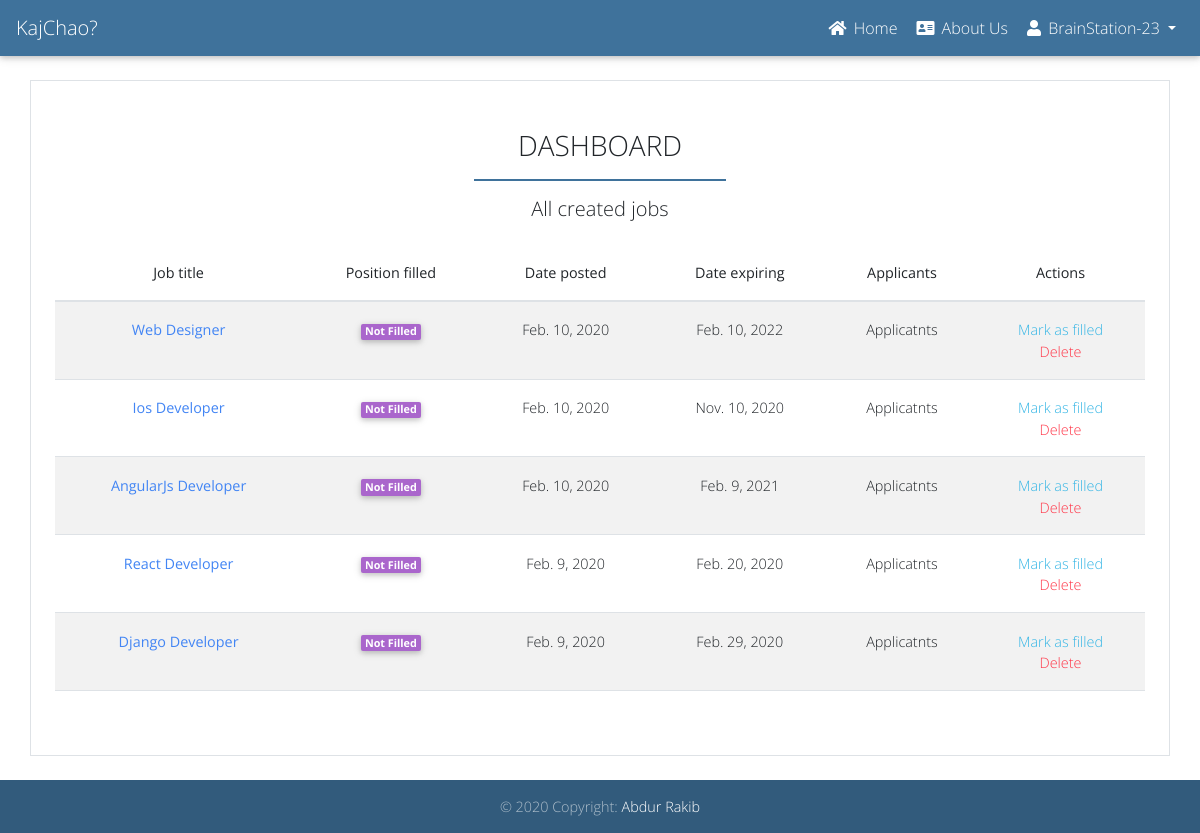
Page /employer/dashboard/ (signed in) on the committed database.
### accounts/models.py (models this page shows, shortened)
class User(AbstractUser):
    username = None
    role = models.CharField(max_length=12, error_messages={
        'required': "Role must be provided"
    })
    gender = models.CharField(max_length=10, blank=True, null=True, default="")
    email = models.EmailField(unique=True, blank=False,
                              error_messages={
                                  'unique': "A user with that email already exists.",
                              })
    USERNAME_FIELD = "email"
    REQUIRED_FIELDS = []
    objects = UserManager()

### jobs/models.py (models this page shows, shortened)
class Job(models.Model):
    user = models.ForeignKey(get_user_model(), on_delete=models.CASCADE)
    title = models.CharField(max_length=300)
    description = models.TextField()
    location = models.CharField(max_length=300)
    job_type = models.CharField(choices=JOB_TYPE, max_length=10)
    category = models.CharField(max_length=100)
    last_date = models.DateTimeField()
    company_name = models.CharField(max_length=100)
    company_description = models.CharField(max_length=300)
    website = models.CharField(max_length=100, default="")
    created_at = models.DateTimeField(auto_now_add=True)
    filled = models.BooleanField(default=False)
    salary = models.IntegerField(default=0, blank=True)
    class Meta:
        ordering = ('-created_at', )
    def get_absolute_url(self):
        return reverse('jobs:jobs-detail',
                       kwargs={
                           'id': self.id,
                       })

### jobs/views.py (the view)
# urls.py: path('', Dashboard.as_view(), name='employer-dashboard'),
class Dashboard(ListView):
    model = Job
    template_name = 'jobs/employer/dashboard.html'
    context_object_name = 'jobs'
    @method_decorator(login_required(login_url=reverse_lazy('accounts:login')))
    def dispatch(self, request, *args, **kwargs):
        return super().dispatch(self.request, *args, **kwargs)
    def get_queryset(self):
        return self.model.objects.filter(user_id=self.request.user.id)

### templates/jobs/employer/dashboard.html (shortened to what this page needs)
{% extends 'base.html' %}
{% block content %}
<div class="row mt-4">
    <div class="col-md-12 border px-4 py-5">
        <h3 class="text-center">DASHBOARD</h3>
        <hr class="myColor myBorder" style="width: 250px; border: 1px solid #3F729B;">
        <h5 class="text-center mb-4">All created jobs</h5>
        <table class="table table-striped border-bottom text-center">
            <thead>
                <tr>
                    <th scope="col">Job title</th>
                    <th scope="col">Position filled</th>
                    <th scope="col">Date posted</th>
                    <th scope="col">Date expiring</th>
                    <th scope="col">Applicants</th>
                    <th scope="col">Actions</th>
                </tr>
            </thead>
            <tbody>
                {% for job in jobs %}
                <tr class="">
                    <th scope="row"><a href="{{ job.get_absolute_url }}" class="text-primary">{{ job.title }}</a></th>
                    <td>{% if job.filled %}
                        <span class="badge badge-success">Filled</span>
                    {% else %}
                        <span class="badge badge-secondary">Not Filled</span>
                    {% endif %}</td>
                    <td>{{ job.created_at|date }}</td>
                    <td>{{ job.last_date|date }}</td>
                    <td>Applicatnts</td>
                    <td>
                        {% if job.filled %}
                        <a class="d-block text-info" href="{% url 'jobs:job-mark-filled' job.id %}">Filled</a>
                        {% else %}
                        <a class="d-block text-info" href="{% url 'jobs:job-mark-filled' job.id %}">Mark as filled</a>
                        {% endif %}
                        <a class="d-block text-danger" href="{% url 'jobs:job-delete' job.id %}">Delete</a>
                    </td>
                </tr>
                {% endfor %}
            </tbody>
        </table>
    </div>
</div>
{% endblock %}

### templates/base.html (shortened to what this page needs)
<!DOCTYPE html>
{% load static %}
<html lang="en">
<head>
    <link rel="stylesheet" href="https://use.fontawesome.com/releases/v5.11.2/css/all.css">
    <link href="{% static 'css/bootstrap.min.css' %}" rel="stylesheet">
    <link href="{% static 'css/mdb.min.css' %}" rel="stylesheet">
    <link href="{% static 'css/style.css' %}" rel="stylesheet">
</head>
<body>
    <div class="">
        <nav class="mb-1 navbar navbar-expand-lg navbar-dark myColor">
            <a class="navbar-brand" href="/">KajChao?</a>
            <div class="collapse navbar-collapse" id="navbarSupportedContent-4">
                <ul class="navbar-nav ml-auto">
                    <li class="nav-item {{ home_page }}">
                        <a class="nav-link" href="/">
                            <i class="fas fa-home"></i> Home
                        </a>
                    </li>
                    <li class="nav-item {{ about_page }}">
                        <a class="nav-link" href="{% url 'jobs:about' %}">
                            <i class="fas fa-address-card"></i> About Us
                        </a>
                    </li>
                    {% if request.user.is_authenticated %}
                    {% if request.user.role == 'employee' %}
                    <li class="nav-item dropdown">
                        <a class="nav-link dropdown-toggle" id="navbarDropdownMenuLink-4" data-toggle="dropdown"
                            aria-haspopup="true" aria-expanded="false">
                            <i class="fas fa-user"></i> {{ request.user.last_name }} </a>
                        <div class="dropdown-menu dropdown-menu-right dropdown-info"
                            aria-labelledby="navbarDropdownMenuLink-4">
                            <a class="dropdown-item" href="{% url 'accounts:employer-profile-update' %}">Edit Profile</a>
                            <a class="dropdown-item" href="{% url 'accounts:logout' %}">Logout</a>
                        </div>
                    </li>
                    {% else %}
                    <li class="nav-item dropdown">
                        <a class="nav-link dropdown-toggle" id="navbarDropdownMenuLink-4" data-toggle="dropdown"
                            aria-haspopup="true" aria-expanded="false">
                            <i class="fas fa-user"></i> {{ request.user.first_name }} </a>
                    </li>
                    {% endif %}
                    {% endif %}
                </ul>
            </div>
        </nav>
        <div class="container" style="min-height: 490px;">
            {% block content %}
            {% endblock %}
        </div>
    </div>
    <footer class="page-footer text-center font-small unique-color mt-4 wow fadeIn">
        <div class="footer-copyright py-3">
            © 2020 Copyright:
            <a href="" target="_blank"> Abdur Rakib </a>
        </div>
    </footer>
</body>
</html>

### static/css/style.css (style rules this page uses)
.myColor { background-color: #3F729B; }
.myBorder { border-bottom: 2px solid #3F729B; }

### templates/base.html (style rules this page uses)
body { font-family: 'Open Sans', sans-serif; }

### rows in the picture
User: user.first_name "BrainStation-23"
Job: title "Web Designer", filled "Not Filled", created_at "Feb. 10, 2020", last_date "Feb. 10, 2022"
Job: title "Ios Developer", filled "Not Filled", created_at "Feb. 10, 2020", last_date "Nov. 10, 2020"
Job: title "AngularJs Developer", filled "Not Filled", created_at "Feb. 10, 2020", last_date "Feb. 9, 2021"
Job: title "React Developer", filled "Not Filled", created_at "Feb. 9, 2020", last_date "Feb. 20, 2020"
Job: title "Django Developer", filled "Not Filled", created_at "Feb. 9, 2020", last_date "Feb. 29, 2020"
